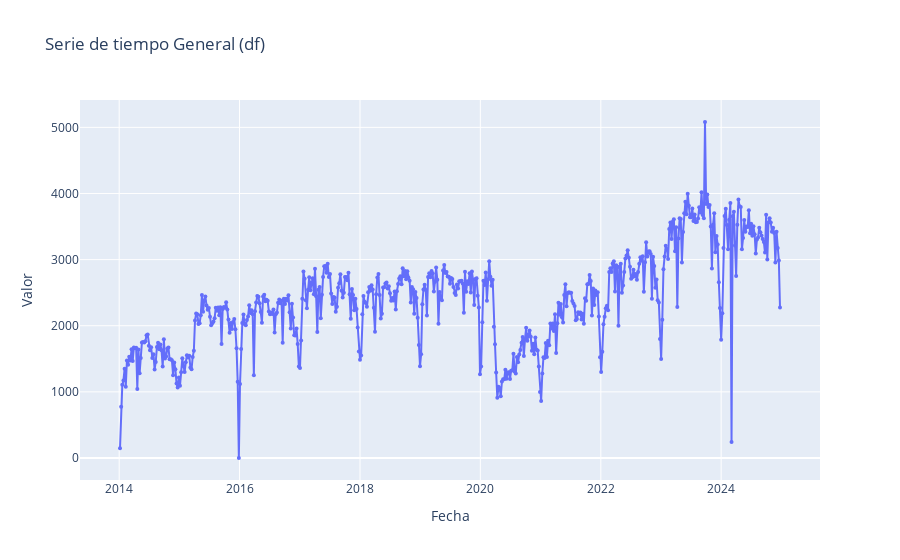

This figure's notebook cell:
### Code cell
df_acumulado = df_general.groupby('Fecha')['Valor'].sum().reset_index()
df_acumulado['Semana'] = df_acumulado["Fecha"].dt.isocalendar().week
# display(df_acumulado.head())

# Gráfica de línea con seaborn
fig = sns.lineplot(data=df_acumulado, x='Fecha', y='Valor', marker='o')
fig.set_title('Serie de tiempo General (df_final) - Solo Sem.')
fig.grid(True)
fig.figure.set_size_inches(11, 6)
plt.show()
plt.show()

# # Gráfica de línea con plotly
fig = px.line(df_acumulado, x='Fecha', y='Valor',title=f"Serie de tiempo General (df)",
              hover_data={'Semana': True, 'Fecha': True},
              markers=True,
            )
# Ajustar el tamaño de los marcadores
fig.update_traces(marker=dict(size=4))
# # fig.update_layout(height=800)
fig.show()

### Figure 1 — Plotly figure (JSON) as saved in the notebook; plotly's stock layout.template omitted (floating-point values rounded to 4 significant figures; data arrays with more than 128 entries replaced by an {"elided": "..."} marker saying what was removed)
{"data": [{"customdata": {"elided": "573x1 int values"}, "hovertemplate": "Fecha=%{x}<br>Valor=%{y}<br>Semana=%{customdata[0]}<extra></extra>", "legendgroup": "", "line": {"color": "#636efa", "dash": "solid"}, "marker": {"size": 4, "symbol": "circle"}, "mode": "lines+markers", "name": "", "orientation": "v", "showlegend": false, "type": "scatter", "x": {"elided": "573 str values"}, "xaxis": "x", "y": {"elided": "573 float values"}, "yaxis": "y"}], "layout": {"legend": {"tracegroupgap": 0}, "title": {"text": "Serie de tiempo General (df)"}, "xaxis": {"anchor": "y", "domain": [0, 1], "title": {"text": "Fecha"}}, "yaxis": {"anchor": "x", "domain": [0, 1], "title": {"text": "Valor"}}}}
